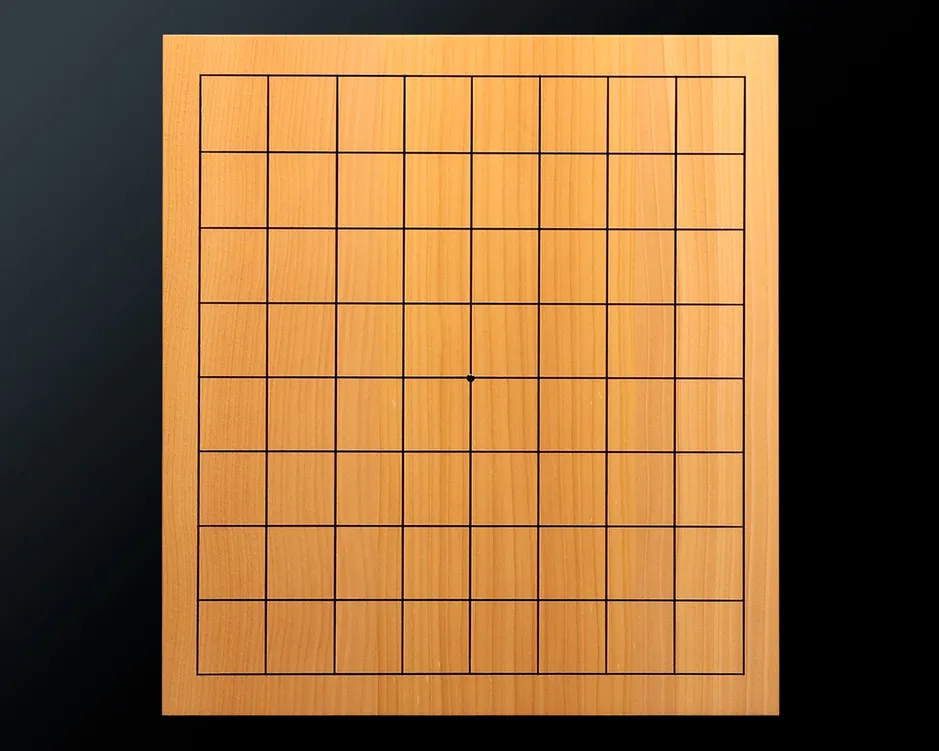
#> input picture 9x9GoBoardBlackBG.webp, 939 x 751 px, shrunk from 1400 x 1120 before the run
$ python crop_board.py
#> lines starting #> are read from the running program, lines starting #| are printed output that depends on the picture
#!/usr/bin/env python3
"""
Crop the Go board image to remove background, keeping only the board itself.
"""

from PIL import Image
import sys
import os

def find_board_bounds(image):
    """
    Find the bounding box of the board by detecting content vs background.
    Returns (left, top, right, bottom) tuple.
    """
    # Convert to RGB if needed
    if image.mode != 'RGB':
        image = image.convert('RGB')

    width, height = image.size
    pixels = image.load()

    # Find the bounding box by detecting non-background pixels
    # We'll look for pixels that are significantly different from the corners
    # (assuming corners are background)

    # Sample corner colors to determine background
    corners = [
        pixels[0, 0],
        pixels[width-1, 0],
        pixels[0, height-1],
        pixels[width-1, height-1]
    ]

    # Average corner color
    bg_color = tuple(sum(c[i] for c in corners) // len(corners) for i in range(3))

    # Threshold: consider pixel different if color difference > threshold
    threshold = 30

    # Find top boundary
    top = 0
    for y in range(height):
        row_diff = sum(1 for x in range(width)
                      if sum(abs(pixels[x, y][i] - bg_color[i]) for i in range(3)) > threshold)
        if row_diff > width * 0.05:  # At least 5% of row is non-background
            top = max(0, y - 5)  # Add small padding
            break

    # Find bottom boundary
    bottom = height - 1
    for y in range(height - 1, -1, -1):
        row_diff = sum(1 for x in range(width)
                      if sum(abs(pixels[x, y][i] - bg_color[i]) for i in range(3)) > threshold)
        if row_diff > width * 0.05:
            bottom = min(height - 1, y + 5)  # Add small padding
            break

    # Find left boundary
    left = 0
    for x in range(width):
        col_diff = sum(1 for y in range(height)
                     if sum(abs(pixels[x, y][i] - bg_color[i]) for i in range(3)) > threshold)
        if col_diff > height * 0.05:  # At least 5% of column is non-background
            left = max(0, x - 5)  # Add small padding
            break

    # Find right boundary
    right = width - 1
    for x in range(width - 1, -1, -1):
        col_diff = sum(1 for y in range(height)
                      if sum(abs(pixels[x, y][i] - bg_color[i]) for i in range(3)) > threshold)
        if col_diff > height * 0.05:
            right = min(width - 1, x + 5)  # Add small padding
            break

    return (left, top, right, bottom)

def crop_board_image(input_path, output_path=None):
    """
    Crop the board image to remove background.
    """
#> called with input_path = '9x9GoBoardBlackBG.webp', output_path = '9x9GoBoardBlackBG_cropped.webp'
    if output_path is None:
        name, ext = os.path.splitext(input_path)
        output_path = f"{name}_cropped{ext}"

    print(f"Loading image: {input_path}")
    image = Image.open(input_path)
#> image is the input picture: PIL image 939x751 RGB; mean R, G, B 137.9, 98.9, 56
    original_size = image.size
#> original_size = (939, 751)
    print(f"Original size: {original_size[0]}x{original_size[1]}")
#| Original size: 939x751

    # Find board boundaries
    print("Detecting board boundaries...")
    bounds = find_board_bounds(image)
#> in find_board_bounds, `corners = [ pixels[0, 0], pixels[width-1, 0], pixels[0, height-1], pix..`: corners = [(52, 60, 66), (0, 0, 0), (4, 6, 8), (0, 0, 0)]
#> in find_board_bounds, `bg_color = tuple(sum(c[i] for c in corners) // len(corners) for i in r..`: bg_color = (14, 16, 18)
#> the loop in find_board_bounds, `for y in range(height):` made 1 pass
#> row_diff on pass 1: 669
#> the loop in find_board_bounds, `for y in range(height - 1, -1, -1):` made 1 pass
#> row_diff on pass 1: 923
#> the loop in find_board_bounds, `for x in range(width):` made 1 pass
#> col_diff on pass 1: 476
#> the loop in find_board_bounds, `for x in range(width - 1, -1, -1):` made 1 pass
#> col_diff on pass 1: 751
#> bounds = (0, 0, 938, 750)
    left, top, right, bottom = bounds
#> left = 0; top = 0; right = 938; bottom = 750
    print(f"Board bounds: left={left}, top={top}, right={right}, bottom={bottom}")
#| Board bounds: left=0, top=0, right=938, bottom=750

    # Crop the image
    cropped = image.crop(bounds)
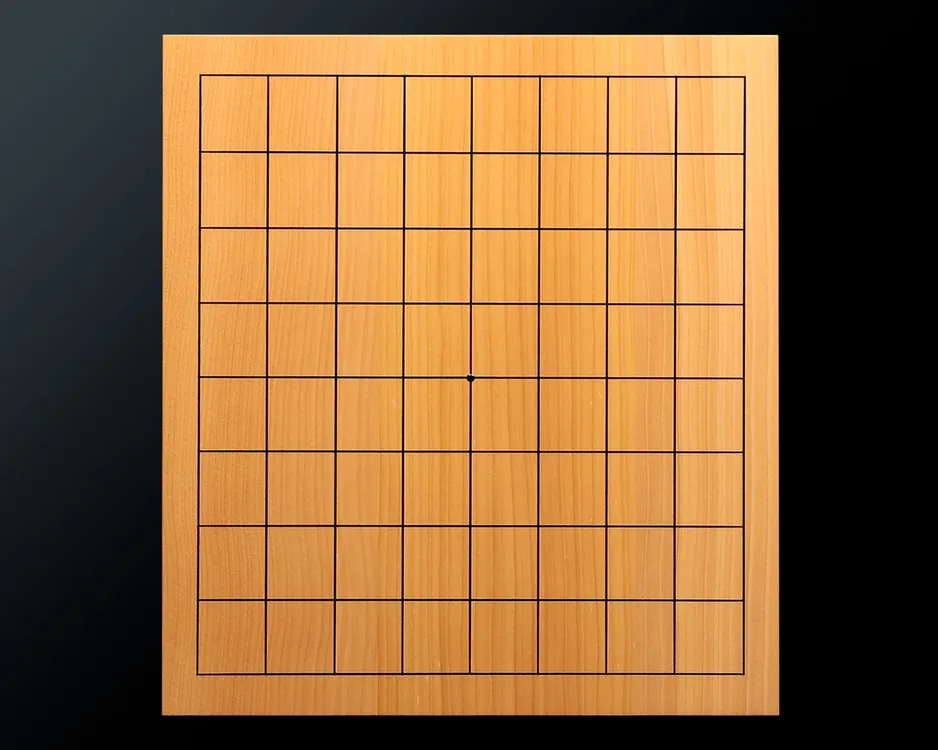
#> cropped: PIL image 938x750 RGB; mean R, G, B 138.2, 99.1, 56.1
    cropped_size = cropped.size
#> cropped_size = (938, 750)
    print(f"Cropped size: {cropped_size[0]}x{cropped_size[1]}")
#| Cropped size: 938x750

    # Save cropped image
    cropped.save(output_path, quality=95)
    print(f"Saved cropped image to: {output_path}")

    return output_path

if __name__ == "__main__":
    input_file = "9x9GoBoardBlackBG.webp"

    if not os.path.exists(input_file):
        print(f"Error: {input_file} not found!")
        sys.exit(1)

    output_file = crop_board_image(input_file, "9x9GoBoardBlackBG_cropped.webp")
    print(f"\nDone! Cropped image saved as: {output_file}")
